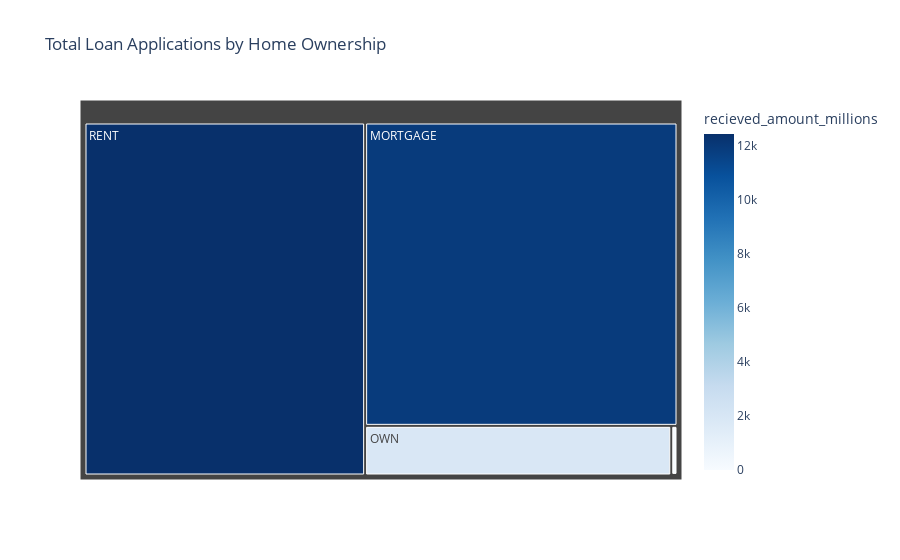

The cell this chart's notebook holds for it:
### Markdown cell above
Home Ownership Analysis by Total Loan Apllications

### Code cell
home_Total_Loan_Applications = df.groupby('home_ownership')['id'].sum().reset_index()
home_Total_Loan_Applications['recieved_amount_millions'] = home_Total_Loan_Applications['id'] / 1_000_000

fig = px.treemap(
    home_Total_Loan_Applications,
    path=['home_ownership'],
    values='recieved_amount_millions',
    color='recieved_amount_millions',
    color_continuous_scale='Blues',
    title='Total Loan Applications by Home Ownership'
)

fig.show()

### Figure 1 — Plotly figure (JSON) as saved in the notebook; plotly's stock layout.template omitted (floating-point values rounded to 4 significant figures)
{"data": [{"branchvalues": "total", "customdata": [[11890.0], [0.4744], [38.27], [1908.0], [12430.0]], "domain": {"x": [0, 1], "y": [0, 1]}, "hovertemplate": "labels=%{label}<br>recieved_amount_millions_sum=%{value}<br>parent=%{parent}<br>id=%{id}<br>recieved_amount_millions=%{color}<extra></extra>", "ids": ["MORTGAGE", "NONE", "OTHER", "OWN", "RENT"], "labels": ["MORTGAGE", "NONE", "OTHER", "OWN", "RENT"], "marker": {"coloraxis": "coloraxis", "colors": [11890.0, 0.4744, 38.27, 1908.0, 12430.0]}, "name": "", "parents": ["", "", "", "", ""], "type": "treemap", "values": [11890.0, 0.4744, 38.27, 1908.0, 12430.0]}], "layout": {"coloraxis": {"colorbar": {"title": {"text": "recieved_amount_millions"}}, "colorscale": [[0, "rgb(247,251,255)"], [0.125, "rgb(222,235,247)"], [0.25, "rgb(198,219,239)"], [0.375, "rgb(158,202,225)"], [0.5, "rgb(107,174,214)"], [0.625, "rgb(66,146,198)"], [0.75, "rgb(33,113,181)"], [0.875, "rgb(8,81,156)"], [1, "rgb(8,48,107)"]]}, "legend": {"tracegroupgap": 0}, "title": {"text": "Total Loan Applications by Home Ownership"}}}
